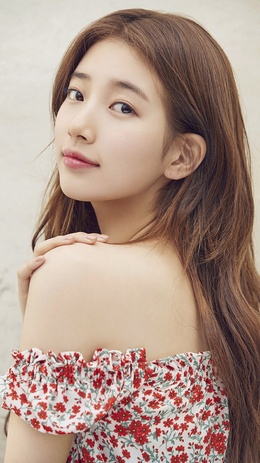
#> input picture OpenCV/data/image/suzy.jfif, 260 x 463 px, shrunk from 750 x 1334 before the run, found by its file name
$ jupyter execute 'CV02_이진화.ipynb'
#> lines starting #> are read from the running program, lines starting #| are printed output that depends on the picture; after the words box and inside, x2 and y2 are one past the last pixel; in counts of white or black regions, pixels touching at a corner belong together
<table border=1 width=100%>
    <tr><td style="border: 1px solid black; width:600px; height:40px; text-align: center;"><font size=4 color=blue><b>[2차시] 학습목표</b></font></td></tr>
    <tr><td style="border: 1px solid black; text-align: left;"><font size=3>○ 칼라 이미지를 gray 이미지로 변환하는 방법을 학습한다.<br>
○ gray 이미지를 binary 이미지로 변환하는 방법을 학습한다.
        </font></td></tr>
</table>

<table border=1 width=100%>
    <tr><td style="border: 1px solid black; width:600px; height:40px; text-align: center;"><font size=4 color=blue><b>[2차시] 학습요약</b></font></td></tr>
    <tr><td style="border: 1px solid black; text-align: left;"><font size=3>

○ 칼라이미지를 gray 이미지로 변환하는 방법
  - imread() 함수로 직접 변환하는 방법
  - 칼라이미지로 읽은 후에 cvtColor() 함수로 변환하는 방법

○ gray 이미지를 binary로 변환하는 방법
  - threshold() 함수를 사용하는 방법
  - OTSU 이진화 알고리즘을 사용하는 방법
  - adaptiveThreshold() 함수를 사용하는 방법

</font></td></tr>
</table>

# Gray와 Binary 이미지

- 시각은 색상정보에 대해 잘못된 정보를 보내주는 경우가 많음
  - 밤에 색상을 볼때 정확한 색상을 보여주지 못함 - 명도 (검정색이 섞이는 것)
  - 색상에 빛을 강하게 비추는 경우 정확한 색상을 보여주지 못함 - 채도 (흰색이 섞이는 것)
- 칼라는 너무 많은 정보를 가지고 있기때문에 연산량이 많음
  - 실시간 처리가 어려움
  - 따라서 gray 이미지나 binary 이미지로 변환해서 처리하는 것이 일반적
<br><br>
- gray 이미지 : 0-255로 된 픽섹로만 구성된 흑백이미지
- binary(이진) 이미지 : 0(검정색)과 255(흰색)으로만 구성된 이미지 (마스크 패턴, 필터링)

- 칼라 → gray 이미지 변환 방법 2가지
  - imread()로 이미지를 읽을 때 변환해서 읽는 방법
    -  img = cv2.imread(파일명, <font color=red>cv2.IMREAD_GRAYSCALE</font>)
  - 칼라 이미지로 읽어서 cvtColor() 변환하는 방법 → 칼라 이미지가 필요한 경우 (출력)
    -  img_gray = cv2.cvtColor(이미지객체, <font color=red>cv2.COLOR_BGR2GRAY</font>)
<br><br>
- matplotlib 라이브러리의 colormap
  - 기본값 :  viridis


## gray 이미지  만들기

#### imread()를 사용해서 gray 이미지로 변환해서 읽는 방법

[cell 1]
import cv2
import matplotlib.pyplot as plt

img_gray = cv2.imread("../OpenCV_data/image/suzy.jfif", cv2.IMREAD_GRAYSCALE)
#> img_gray: shape (463, 260); min 9, max 255, mean 154
plt.xticks([]), plt.yticks([])
plt.imshow(img_gray, cmap="gray")
plt.show()

#### color로 읽어서 gray로 변환하는 방법

[cell 2]
import cv2
import matplotlib.pyplot as plt

img = cv2.imread("../OpenCV_data/image/suzy.jfif", cv2.IMREAD_COLOR)
#> img is the input picture: shape (463, 260, 3); mean B, G, R 135.7, 148, 172.9
img_gray = cv2.cvtColor(img, cv2.COLOR_BGR2GRAY)

plt.xticks([]), plt.yticks([])
plt.imshow(img_gray, cmap="gray")
plt.show()

## 이진 (Binary) 이미지 만들기

- 이진 이미지는 픽셀값이 0과 1(255)로만 구성
- 이진 이미지의 필요 : 배경과 객체의 구분, 관심영역과 비관심 영역의 구분, 마스크 생성 등

- <font color=red>_, thr = cv2.threshold(img, threshold_value, value, flag)</font>
  - img : Grayscale 이미지
  - threshold_value : 픽셀 문턱값 (0과 1로 나누기 위한 기준값)
  - value : 문턱값보다 클 때 적용되는 값
  - flag : 문턱값 적용 방법

- flag : 문턱값 적용 방법
  - cv2.THRESH_BINARY : 픽셀값이 문턱값보다 크면 value, 아니면 0을 할당
  - cv2.THRESH_BINARY_INV : 픽셀값이 문턱값보다 크면 0, 아니면 value를 할당
  - cv2.THRESH_TRUNC : 픽셀값이 문턱값보다 크면 문턱값, 아니면 픽셀값을 그대로 할당
  - cv2.THRESH_TOZERO : 픽셀값이 문턱값보다 크면 픽셀값, 아니면 0을 할당
  - cv2.THRESH_TOZERO_INV : 픽셀값이 문턱값보다 크면 0, 아니면 픽셀값을 할당

- threshold의 단점
    - 기준값을 어떻게 설정할지 알 수 없다.
    - 여러 이미지의 기준값으 수동으로 잡아야하는 문제발생
    - 그래서 오츠알고리즘 등장!!!

[cell 3]
import cv2
import matplotlib.pyplot as plt

# 컬러 이미지 읽기
img = cv2.imread("../OpenCV_data/image/suzy.jfif", cv2.IMREAD_COLOR)
# 컬러 이미지 색상 채널 조정
img = cv2.cvtColor(img, cv2.COLOR_BGR2RGB)

# 흑백 이미지 변환
img_gray = cv2.cvtColor(img, cv2.COLOR_BGR2GRAY)

# 이진 이미지 변환
t, img_th = cv2.threshold(img_gray, 128, 255, cv2.THRESH_BINARY)
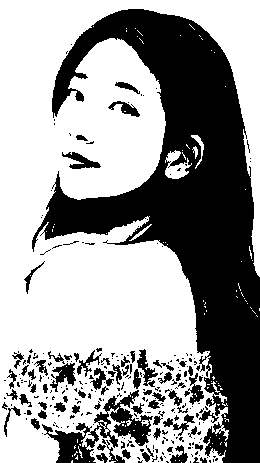
#> img_th: shape (463, 260); 60.6% white; 273 black regions (202 under 20 px), largest, box (x1, y1, x2, y2) and area: (32, 9, 260, 463) 38650, (42, 390, 153, 463) 2487, (50, 363, 76, 392) 354

plt.subplot(1, 3, 1)
plt.xticks([]), plt.yticks([])
plt.title("original")
plt.imshow(img)

plt.subplot(1, 3, 2)
plt.xticks([]), plt.yticks([])
plt.title("gray")
plt.imshow(img_gray, cmap="gray")

plt.subplot(1, 3, 3)
plt.xticks([]), plt.yticks([])
plt.title("binary")
plt.imshow(img_th, cmap="gray")

plt.show()

[cell 4]
_, img_th1 = cv2.threshold(img_gray, 128, 255, cv2.THRESH_BINARY_INV)
_, img_th2 = cv2.threshold(img_gray, 128, 255, cv2.THRESH_TRUNC)
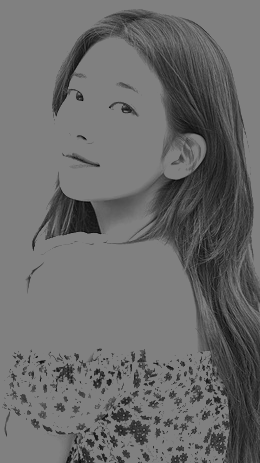
#> img_th2: shape (463, 260); min 4, max 128, mean 107.2
_, img_th3 = cv2.threshold(img_gray, 128, 255, cv2.THRESH_TOZERO)
_, img_th4 = cv2.threshold(img_gray, 128, 255, cv2.THRESH_TOZERO_INV)
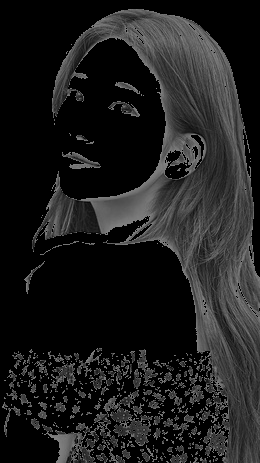
#> img_th4: shape (463, 260); min 0, max 128, mean 29.6

plt.subplot(2, 2, 1)
plt.xticks([]), plt.yticks([])
plt.title("THRESH_BINARY_INV")
plt.imshow(img_th1, cmap="gray")

plt.subplot(2, 2, 2)
plt.xticks([]), plt.yticks([])
plt.title("THRESH_TRUNC")
plt.imshow(img_th2, cmap="gray")

plt.subplot(2, 2, 3)
plt.xticks([]), plt.yticks([])
plt.title("THRESH_TOZERO")
plt.imshow(img_th3, cmap="gray")

plt.subplot(2, 2, 4)
plt.xticks([]), plt.yticks([])
plt.title("THRESH_TOZERO_INV")
plt.imshow(img_th4, cmap="gray")

plt.show()

## Binary 이미지의 임계값 결정

- threshold_value는 영상의 히스토그램에서 픽셀값들을 구분할 수 있는 값을 설정
  - 예를들어 아래와 같이 픽셀값들이 100과 150에 몰려 있으므로 130정도가 적당


### 임계값 결정하기 1 : OTSU 알고리즘

- 이진 이미지를 만들때 가장 중요한 요소 : 임계값 설정
- OTSU의 이진화 알고리즘 : 최적의 임계값을 찾아 이진화를 적용해주는 알고리즘
  - 임계값을 임의로 정하고 픽셀을 두 분류로 나눔
  - 두 분류의 명암 분포를 구하는 작업을 반복
  - 두 분류의 명암 분포가 가장 균일할 때의 임계값을 선택
- OTSU의 이진화 알고리즘 적용하기
  - 임계값을 -1로하고 옵션을 THRESH_OTSU로 설정하여 이진화
- 단점 : 모든 경우의 수를 조사해야 하므로 속도가 느림

- 오츠의 문제점
    - 빛이 골고루 분포되어 있다면 잘 나오는데 그렇지 않은 경우 잘 나오지 않는다.
    - 그런 경우 영역을 나눠서 각각의 영역에서 오츠화한다

[cell 5]
img_gray = cv2.imread("../OpenCV_data/image/news_paper.jpg", cv2.IMREAD_GRAYSCALE)
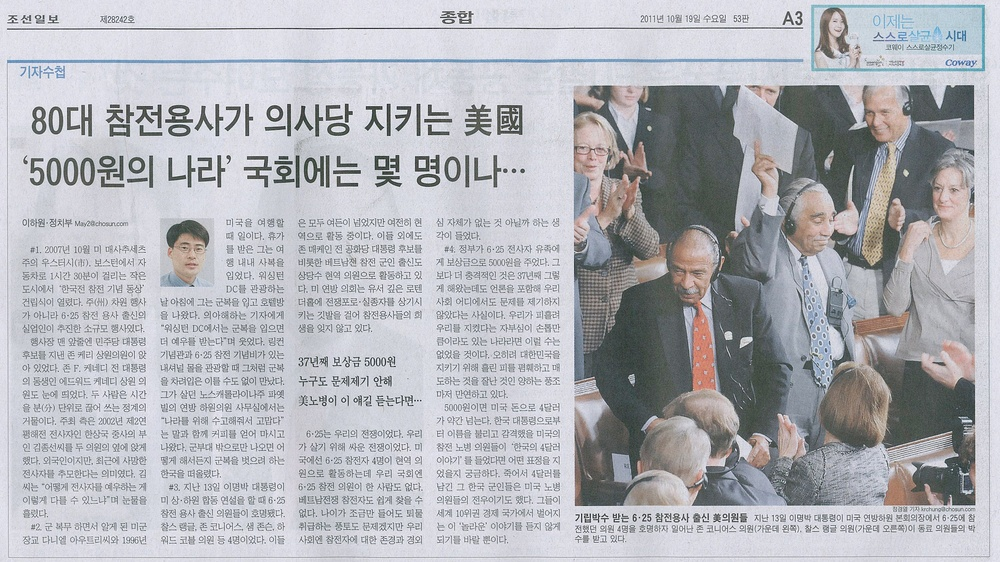
#> input picture OpenCV/data/image/news_paper.jpg, 1000 x 562 px, shrunk from 2884 x 1620 before the run, found by its file name
#> img_gray: shape (562, 1000); min 31, max 255, mean 180

# t : otsu로 정한 임계값 (모든 픽셀을 검사해서 0과 255의 개수를 세고 두개의 수가 균등한 값을 임계값으로 설정한다.)
# -1은 파이썬에서 알아서 하라는 의미로 쓰임
t, img_th = cv2.threshold(img_gray, -1, 255, cv2.THRESH_BINARY | cv2.THRESH_OTSU)
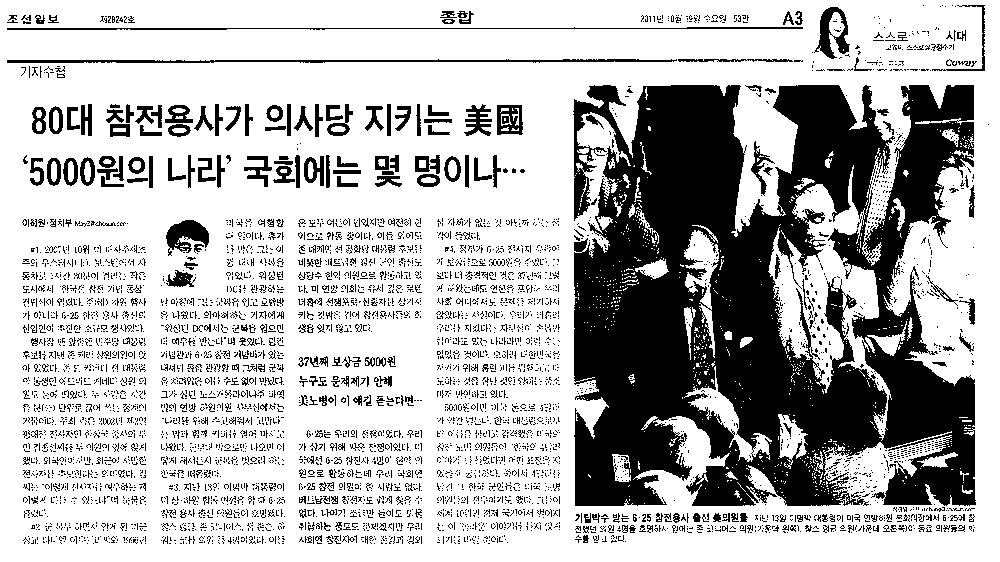
#> img_th: shape (562, 1000); 71.8% white; 5356 black regions (5016 under 20 px), largest, box (x1, y1, x2, y2) and area: (573, 85, 976, 506) 111515, (7, 59, 677, 63) 1573, (7, 27, 803, 30) 1135
#> t = 158

plt.xticks([]), plt.yticks([])
plt.title(f"THRESH_OTSU : {t}")
plt.imshow(img_th, cmap="gray")
plt.show()

[cell 6]
img_news = cv2.imread('../OpenCV_data/image/news_paper.jpg', cv2.IMREAD_GRAYSCALE)
img_sdo = cv2.imread('../OpenCV_data/image/sudoku.png', cv2.IMREAD_GRAYSCALE)
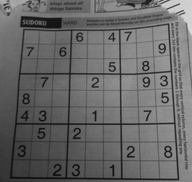
#> input picture OpenCV/data/image/sudoku.png, 192 x 182 px, shrunk from 553 x 526 before the run, found by its file name
#> img_sdo is the input picture: shape (182, 192); min 9, max 215, mean 103.6

# t : otsu로 정한 임계값
t, img_th6 = cv2.threshold(img_sdo, -1, 255, cv2.THRESH_BINARY | cv2.THRESH_OTSU)
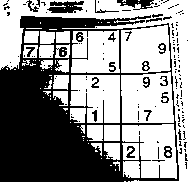
#> img_th6: shape (182, 192); 57.6% white; 137 black regions (114 under 20 px), largest, box (x1, y1, x2, y2) and area: (0, 15, 179, 182) 13001, (47, 1, 84, 13) 305, (117, 0, 154, 10) 205
#> t = 99
plt.subplot(1,2,1)
plt.xticks([]), plt.yticks([])
plt.title(f'THRESH_OTSU : {t}')
plt.imshow(img_th6, cmap='gray')

t, img_th7 = cv2.threshold(img_news, -1, 255, cv2.THRESH_BINARY | cv2.THRESH_OTSU)
#> t = 158
plt.subplot(1,2,2)
plt.xticks([]), plt.yticks([])
plt.title(f'THRESH_OTSU2 : {t}')
plt.imshow(img_th7, cmap='gray')

### 임계값 결정하기 2 : 적응형 thresholding

- 전체 이미지를 이용하면 일정하지 않는 조명, 배경색이 여러개인 경우 하나의 임계값으로 선명한 이진 이미지를 만들기 어려움
- 적응형 thresholding
  - 이미지를 여러 영역으로 나눔
  - 해당 영역의 픽셀 값만 활용하여 임계값을 계산
  - 각 영역별로 이진화를 진행

   </td></tr>

<br>

- <font color=red>cv2.adaptiveThreshold(img, value, method, type_flag, block_size, C)</font>
  - img : 입력영상
  - value : 임계값을 만족하는 픽셀에 적용할 값
  - method : 임계값 결정 방법
  - cv2.ADAPTIVE_THRESH_MEAN_C : 이웃 픽셀의 평균으로 결정
  - cv2.ADAPTIVE_THRESH_GAUSSIAN_C : 가우시안 분포에 따른 가중치의 합으로 결정
  - type_flag : 스레시홀딩 적용 방법 (cv2.threshod()와 동일)
  - block_size : 영역으로 나눌 블록의 크기(n x n), (반드시 홀수)
  - C : 계산된 임계값 결과에서 가감할 상수(음수 가능)

[cell 7]
img_gray = cv2.imread("../OpenCV_data/image/sudoku.png", cv2.IMREAD_GRAYSCALE)

# t : ostu로 정한 임계값
t, img_th = cv2.threshold(img_gray, -1, 255, cv2.THRESH_BINARY | cv2.THRESH_OTSU)
#> t = 99

# 9 x 9
block_size = 9
# 결과값에서 빼는 값
C = 5

# 적응형 Threshold : Mean
# 장점 : 또렸하다
# 단점 : 솔트 잡음이 조금 있음
img_th2 = cv2.adaptiveThreshold(img_gray, 255, cv2.ADAPTIVE_THRESH_MEAN_C,
                               cv2.THRESH_BINARY, block_size, C)
#> img_th2: shape (182, 192); 76.7% white; black in thin lines or dots

# 적응형 Threshold : Gaussian
# 장점 : 솔트 잡음이 없음
# 단점 : 조금 흐릿하다
img_th3 = cv2.adaptiveThreshold(img_gray, 255, cv2.ADAPTIVE_THRESH_GAUSSIAN_C,
                               cv2.THRESH_BINARY, block_size, C)
#> img_th3: shape (182, 192); 78.8% white; black in thin lines or dots

plt.subplot(1, 3, 1)
plt.xticks([]), plt.yticks([])
plt.title(f"THRESH_OTSU : {t}")
plt.imshow(img_th, cmap="gray")

plt.subplot(1, 3, 2)
plt.xticks([]), plt.yticks([])
plt.title("Mean")
plt.imshow(img_th2, cmap="gray")

plt.subplot(1, 3, 3)
plt.xticks([]), plt.yticks([])
plt.title("GAUSSIAN")
plt.imshow(img_th3, cmap="gray")

plt.show()

- 실행 결과
  - THRESH_OTSU : 분류가 잘 되지 않음
  - ADAPTIVE_THRESH_MEAN_C : 선명하지만 잡음이 많음
  - ADAPTIVE_THRESH_GAUSSIAN_C : 잡음은 적지만 선명도가 떨어짐

<table border=1 width=100%>
    <tr><td style="border: 1px solid black; width:600px; text-align: left;"><font size=4 color=red><b>실습문제</b></font><br><br>
        <font size=4>○ 다른 이미지를 아래와 같이 이진이미지로 변환해보자.</font></td></tr>
    <tr><td style="border: 1px solid black; text-align: left;">
        </td></tr>
</table>

[cell 8]
img_gray = cv2.imread("../OpenCV_data/image/threshold.PNG", cv2.IMREAD_GRAYSCALE)
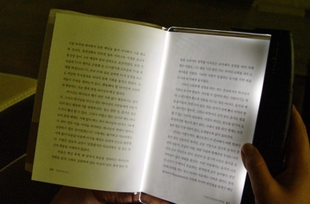
#> input picture OpenCV/data/image/threshold.PNG, 310 x 204 px, shrunk from 893 x 587 before the run, found by its file name
#> img_gray: shape (204, 310); min 0, max 255, mean 91.4

# t : ostu로 정한 임계값
t, img_th = cv2.threshold(img_gray, -1, 255, cv2.THRESH_BINARY | cv2.THRESH_OTSU)
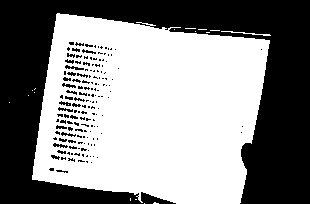
#> img_th: shape (204, 310); 54.8% white; 153 black regions (128 under 20 px), largest, box (x1, y1, x2, y2) and area: (0, 0, 310, 204) 27169, (65, 65, 84, 70) 46, (53, 143, 68, 148) 39
#> t = 85

# 9 x 9
block_size = 9
# 결과값에서 빼는 값
C = 5

# 적응형 Threshold : Mean
img_th2 = cv2.adaptiveThreshold(img_gray, 255, cv2.ADAPTIVE_THRESH_MEAN_C,
                               cv2.THRESH_BINARY, block_size, C)
#> img_th2: shape (204, 310); 80.5% white; 507 black regions (365 under 20 px), largest, box (x1, y1, x2, y2) and area: (38, 5, 292, 191) 2318, (0, 13, 142, 204) 1494, (146, 36, 178, 189) 662

# 적응형 Threshold : Gaussian
img_th3 = cv2.adaptiveThreshold(img_gray, 255, cv2.ADAPTIVE_THRESH_GAUSSIAN_C,
                               cv2.THRESH_BINARY, block_size, C)
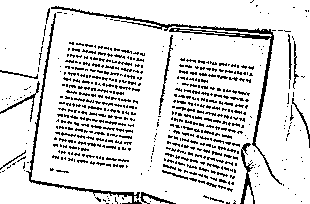
#> img_th3: shape (204, 310); 86% white; black in thin lines or dots

# figsize = (가로크기, 세로크기)
plt.figure(figsize=(12, 7))
plt.subplot(1, 3, 1)
plt.xticks([]), plt.yticks([])
plt.title(f"THRESH_OTSU : {t}")
plt.imshow(img_th, cmap="gray")

plt.subplot(1, 3, 2)
plt.xticks([]), plt.yticks([])
plt.title("Mean")
plt.imshow(img_th2, cmap="gray")

plt.subplot(1, 3, 3)
plt.xticks([]), plt.yticks([])
plt.title("GAUSSIAN")
plt.imshow(img_th3, cmap="gray")

plt.show()
